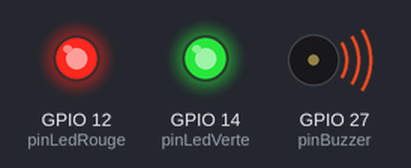
The sketch below on a simulated ESP32. Shown: output pins drawn as LEDs (lit = HIGH), buzzer (waves = sounding, pin HIGH). WiFi joins after 1.5 s; servers stay silent unless stated; what the sketch prints to the serial monitor is not drawn.

Above: at 0.1 s.
At 0.6 s:
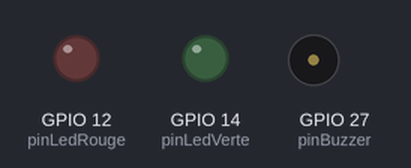
At 2.1 s:
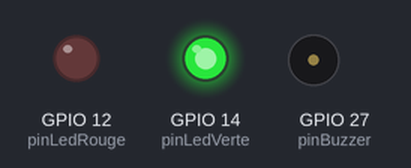
Timing chart, 0 to 3.6 s (numbered marks = the images above):
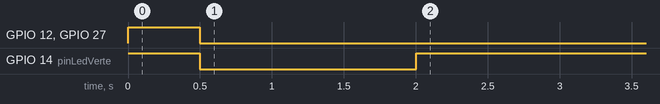

The sketch:

ICEM_Alert_Node.ino
```cpp
#include <WiFi.h>
#include <HTTPClient.h>
#include <ArduinoJson.h>

// ---------------------------------------------------------
// PARAMÈTRES DE CONNEXION WI-FI
// ---------------------------------------------------------
const char* ssid = "VOTRE_NOM_DE_WIFI";
const char* password = "VOTRE_MOT_DE_PASSE";

// ---------------------------------------------------------
// PARAMÈTRES API BACKEND ICEM
// ---------------------------------------------------------
// Modifiez l'adresse IP par l'adresse IP locale de l'ordinateur
// qui héberge le backend Node.js (ex: 192.168.1.15)
const char* apiUrl = "http://192.168.1.X:5000/api/iot/alert-status";

// ---------------------------------------------------------
// CONFIGURATION MATÉRIELLE (BROCHES ESP32)
// ---------------------------------------------------------
const int pinLedVerte = 14;   // LED Verte (Production Normale)
const int pinLedRouge = 12;   // LED Rouge (Anomalie Détectée)
const int pinBuzzer = 27;     // Buzzer Actif

// ---------------------------------------------------------
// VARIABLES D'ÉTAT
// ---------------------------------------------------------
bool isAlertActive = false;
unsigned long lastCheckTime = 0;
const unsigned long checkInterval = 5000; // Vérification toutes les 5 secondes

// Variables pour le clignotement non-bloquant (évite d'utiliser delay)
unsigned long previousBlinkTime = 0;
const long blinkInterval = 500; // Clignote toutes les 500ms
int ledState = LOW;

void setup() {
  Serial.begin(115200);

  // Configuration des broches
  pinMode(pinLedVerte, OUTPUT);
  pinMode(pinLedRouge, OUTPUT);
  pinMode(pinBuzzer, OUTPUT);

  // Test initial du matériel (Bip et clignotement)
  digitalWrite(pinLedVerte, HIGH);
  digitalWrite(pinLedRouge, HIGH);
  digitalWrite(pinBuzzer, HIGH);
  delay(500);
  digitalWrite(pinLedVerte, LOW);
  digitalWrite(pinLedRouge, LOW);
  digitalWrite(pinBuzzer, LOW);

  // Connexion Wi-Fi
  Serial.print("Connexion au Wi-Fi ");
  Serial.println(ssid);
  WiFi.begin(ssid, password);

  while (WiFi.status() != WL_CONNECTED) {
    delay(500);
    Serial.print(".");
  }

  Serial.println("");
  Serial.println("Wi-Fi connecté !");
  Serial.print("Adresse IP : ");
  Serial.println(WiFi.localIP());

  // État initial (En attente de la première lecture)
  digitalWrite(pinLedVerte, HIGH); // On suppose que tout va bien au démarrage
}

void loop() {
  // 1. VÉRIFICATION PÉRIODIQUE DE L'API
  if (millis() - lastCheckTime >= checkInterval) {
    if (WiFi.status() == WL_CONNECTED) {
      HTTPClient http;
      http.begin(apiUrl);

      int httpResponseCode = http.GET();

      if (httpResponseCode == 200) {
        String payload = http.getString();
        Serial.println("Réponse API : " + payload);

        // Parsing du JSON (On alloue 256 octets)
        StaticJsonDocument<256> doc;
        DeserializationError error = deserializeJson(doc, payload);

        if (!error) {
          bool hasAlert = doc["hasAlert"];
          int activeCount = doc["activeCount"];

          if (hasAlert) {
            if (!isAlertActive) {
              Serial.println("⚠️ ALERTE : " + String(activeCount) + " anomalie(s) détectée(s) !");
              isAlertActive = true;
            }
          } else {
            if (isAlertActive) {
              Serial.println("✅ RETOUR A LA NORMALE : Toutes les anomalies sont traitées.");
              isAlertActive = false;
              // On s'assure d'éteindre l'alerte
              digitalWrite(pinLedRouge, LOW);
              digitalWrite(pinBuzzer, LOW);
              digitalWrite(pinLedVerte, HIGH);
            }
          }
        } else {
          Serial.print("Erreur de parsing JSON: ");
          Serial.println(error.c_str());
        }
      } else {
        Serial.print("Code d'erreur HTTP : ");
        Serial.println(httpResponseCode);
      }
      http.end();
    } else {
      Serial.println("Erreur: Wi-Fi déconnecté");
      // Tentative de reconnexion...
      WiFi.reconnect();
    }

    lastCheckTime = millis();
  }

  // 2. GESTION DE L'ALERTE PHYSIQUE (Mode Clignotant non-bloquant)
  if (isAlertActive) {
    digitalWrite(pinLedVerte, LOW); // Couper la LED Verte

    unsigned long currentMillis = millis();
    if (currentMillis - previousBlinkTime >= blinkInterval) {
      previousBlinkTime = currentMillis;

      // Inverser l'état
      if (ledState == LOW) {
        ledState = HIGH;
      } else {
        ledState = LOW;
      }

      // Appliquer l'état à la LED Rouge et au Buzzer
      digitalWrite(pinLedRouge, ledState);
      digitalWrite(pinBuzzer, ledState);
    }
  }
}
```
